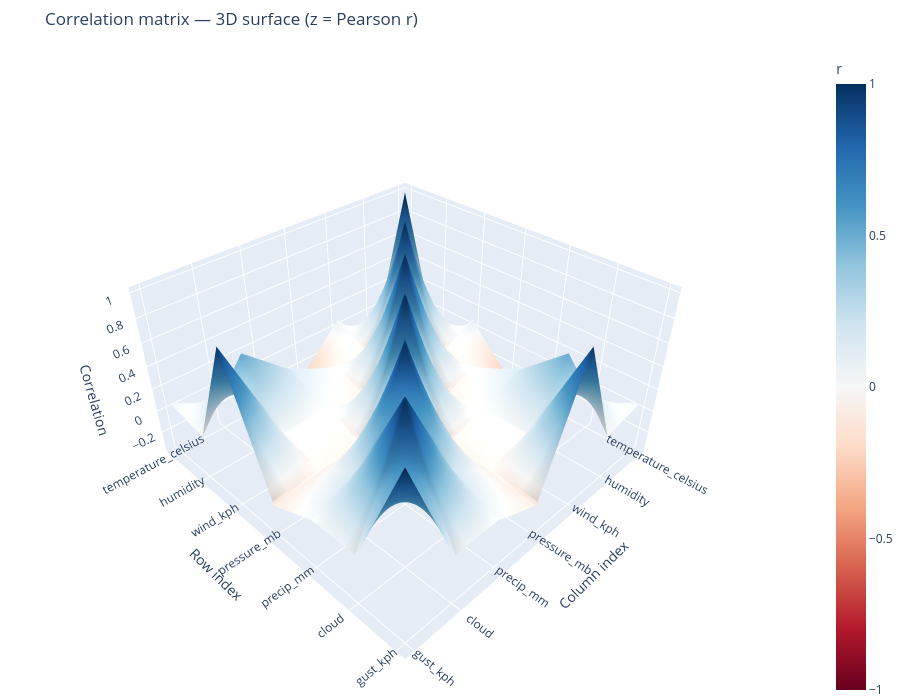

The code cell stored with this chart in its notebook:
### Markdown cell above
## 5) Chart 3 — Correlation heatmap + 3D surface

Static **heatmap** (Seaborn) for quick reading of *r* values; **3D surface** (Plotly) for the same matrix — useful to see “ridges” of strong correlation and rotate the view in the exported HTML.

### Code cell
numeric_cols = eda.select_dtypes(include=[np.number]).columns.tolist()

# Keep a focused set of interpretable weather metrics when available.
priority_vars = [
    "temperature_celsius",
    "humidity",
    "wind_kph",
    "pressure_mb",
    "precip_mm",
    "cloud",
    "uv",
    "gust_kph",
]
selected_numeric = [c for c in priority_vars if c in numeric_cols]
if len(selected_numeric) < 4:
    selected_numeric = numeric_cols[:12]

corr = eda[selected_numeric].corr(numeric_only=True)

plt.figure(figsize=(10, 8))
sns.heatmap(corr, annot=True, fmt=".2f", cmap="coolwarm", center=0, square=True)
plt.title("Correlation Heatmap of Climate Variables")
plt.tight_layout()
plt.savefig(reports_dir / "eda_correlation_heatmap.png", dpi=150)
plt.show()
plt.close()

# 3D surface: same correlation matrix (interactive rotation in exported HTML)
labels = [str(c)[:24] for c in corr.columns]
z = corr.values.astype(float)
n = z.shape[0]
fig3d = go.Figure(
    data=[
        go.Surface(
            z=z,
            colorscale="RdBu",
            cmin=-1,
            cmax=1,
            colorbar=dict(title="r"),
        )
    ]
)
fig3d.update_layout(
    title="Correlation matrix — 3D surface (z = Pearson r)",
    scene=dict(
        xaxis=dict(
            tickmode="array",
            tickvals=list(range(n)),
            ticktext=labels,
            title="Column index",
        ),
        yaxis=dict(
            tickmode="array",
            tickvals=list(range(n)),
            ticktext=labels,
            title="Row index",
        ),
        zaxis=dict(title="Correlation"),
        aspectmode="manual",
        aspectratio=dict(x=1, y=1, z=0.55),
    ),
    margin=dict(l=0, r=0, b=0, t=50),
    height=700,
)
out3d = reports_dir / "eda_correlation_surface_3d.html"
fig3d.write_html(out3d)
print("Saved:", out3d)
try:
    fig3d.show()
except ValueError as exc:
    if "nbformat" in str(exc).lower():
        print("Open the HTML file to rotate the 3D surface interactively.")
    else:
        raise

### Figure 1 — Plotly figure (JSON) as saved in the notebook; plotly's stock layout.template omitted (floating-point values rounded to 4 significant figures)
{"data": [{"cmax": 1, "cmin": -1, "colorbar": {"title": {"text": "r"}}, "colorscale": [[0, "rgb(103,0,31)"], [0.1, "rgb(178,24,43)"], [0.2, "rgb(214,96,77)"], [0.3, "rgb(244,165,130)"], [0.4, "rgb(253,219,199)"], [0.5, "rgb(247,247,247)"], [0.6, "rgb(209,229,240)"], [0.7, "rgb(146,197,222)"], [0.8, "rgb(67,147,195)"], [0.9, "rgb(33,102,172)"], [1, "rgb(5,48,97)"]], "type": "surface", "z": [[1.0, -0.3433, 0.08949, -0.2831, 0.03226, -0.1403, 0.07539], [-0.3433, 1.0, -0.07487, -0.003961, 0.1719, 0.5149, -0.004779], [0.08949, -0.07487, 1.0, -0.08687, 0.007852, 0.02059, 0.9486], [-0.2831, -0.003961, -0.08687, 1.0, -0.08525, -0.06453, -0.1158], [0.03226, 0.1719, 0.007852, -0.08525, 1.0, 0.2164, 0.04411], [-0.1403, 0.5149, 0.02059, -0.06453, 0.2164, 1.0, 0.0454], [0.07539, -0.004779, 0.9486, -0.1158, 0.04411, 0.0454, 1.0]]}], "layout": {"height": 700, "margin": {"b": 0, "l": 0, "r": 0, "t": 50}, "scene": {"aspectmode": "manual", "aspectratio": {"x": 1, "y": 1, "z": 0.55}, "xaxis": {"tickmode": "array", "ticktext": ["temperature_celsius", "humidity", "wind_kph", "pressure_mb", "precip_mm", "cloud", "gust_kph"], "tickvals": [0, 1, 2, 3, 4, 5, 6], "title": {"text": "Column index"}}, "yaxis": {"tickmode": "array", "ticktext": ["temperature_celsius", "humidity", "wind_kph", "pressure_mb", "precip_mm", "cloud", "gust_kph"], "tickvals": [0, 1, 2, 3, 4, 5, 6], "title": {"text": "Row index"}}, "zaxis": {"title": {"text": "Correlation"}}}, "title": {"text": "Correlation matrix — 3D surface (z = Pearson r)"}}}
